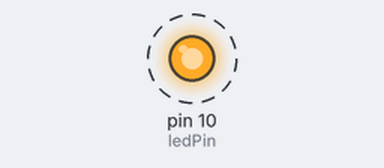
Recording of a sketch running on a simulated Arduino Uno, built with avr-gcc and run on an emulated ATmega328P. Parts: output pins drawn as LEDs (lit = HIGH). Dashed ring = blinking.

Above: at 0.2 s.
Timing chart, 0 to 3.0 s (numbered marks = the images above):
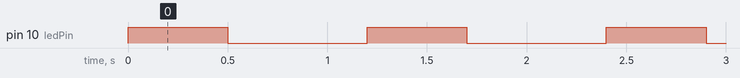

The sketch:

sketch_jun04a.ino
```cpp
int ledPin = 10;

//code to setup the program, this code runs only once.
void setup(){
  pinMode(ledPin, OUTPUT);
}

// this code runs more than once
void loop(){
  digitalWrite(ledPin, HIGH);
  delay(500);
  digitalWrite(ledPin, LOW);
  delay(700);
}
```

Measured:
- by itself, pin 10 (ledPin): alternates HIGH for 0.50 s and LOW for 0.70 s
